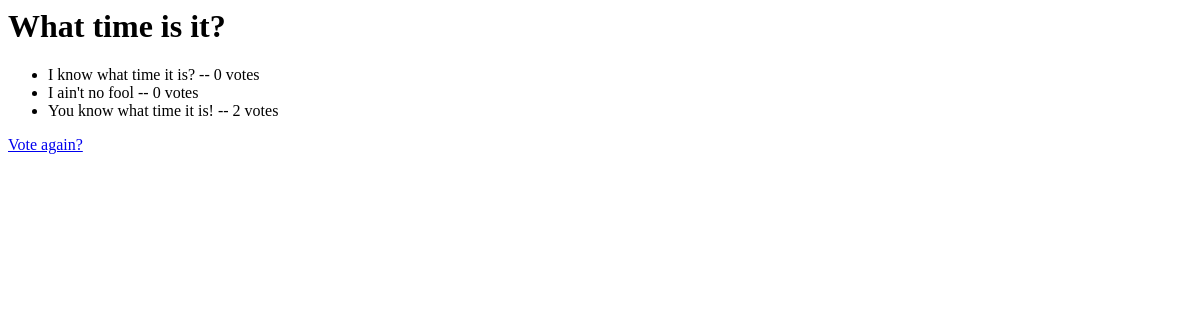
Page /poll/1/results/ on the earlier database version.
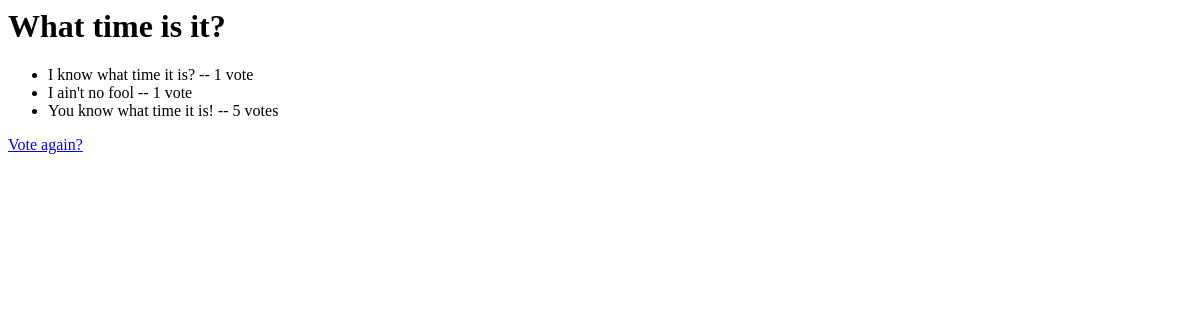
Same page on the later database version.
### polls/models.py (models this page shows, shortened)
class Question(models.Model):
    question_text = models.CharField(max_length=200)
    pub_date = models.DateTimeField('date published')
    def was_published_recently(self):
        return self.pub_date >= timezone.now() - datetime.timedelta(days=1)
    was_published_recently.admin_order_field = 'pub_date'
    was_published_recently.boolean = True
    was_published_recently.short_description = 'Published Recently?'

class Choice(models.Model):
    question = models.ForeignKey(Question)
    choice_text = models.CharField(max_length=200)
    votes = models.IntegerField(default=0)

### polls/views.py (the view)
# urls.py: url(r'^(?P<pk>\d+)/results/$', views.ResultsView.as_view(), name='results'),
class ResultsView(generic.DetailView):
    model = Question
    template_name = 'polls/results.html'

### polls/templates/polls/results.html
<h1> {{ question.question_text }}</h1>
<ul>
    {% for choice in question.choice_set.all %}
        <li>{{ choice.choice_text }} -- {{ choice.votes}} vote{{ choice.votes|pluralize }}</li>
    {% endfor %}
</ul>
<a href="{% url 'polls:detail' question.id %}">Vote again?</a>

Differences in the rows shown:
changed Choice "I know what time it is?": votes "0" → "1"
changed Choice "I ain't no fool": votes "0" → "1"
changed Choice "You know what time it is!": votes "2" → "5"
